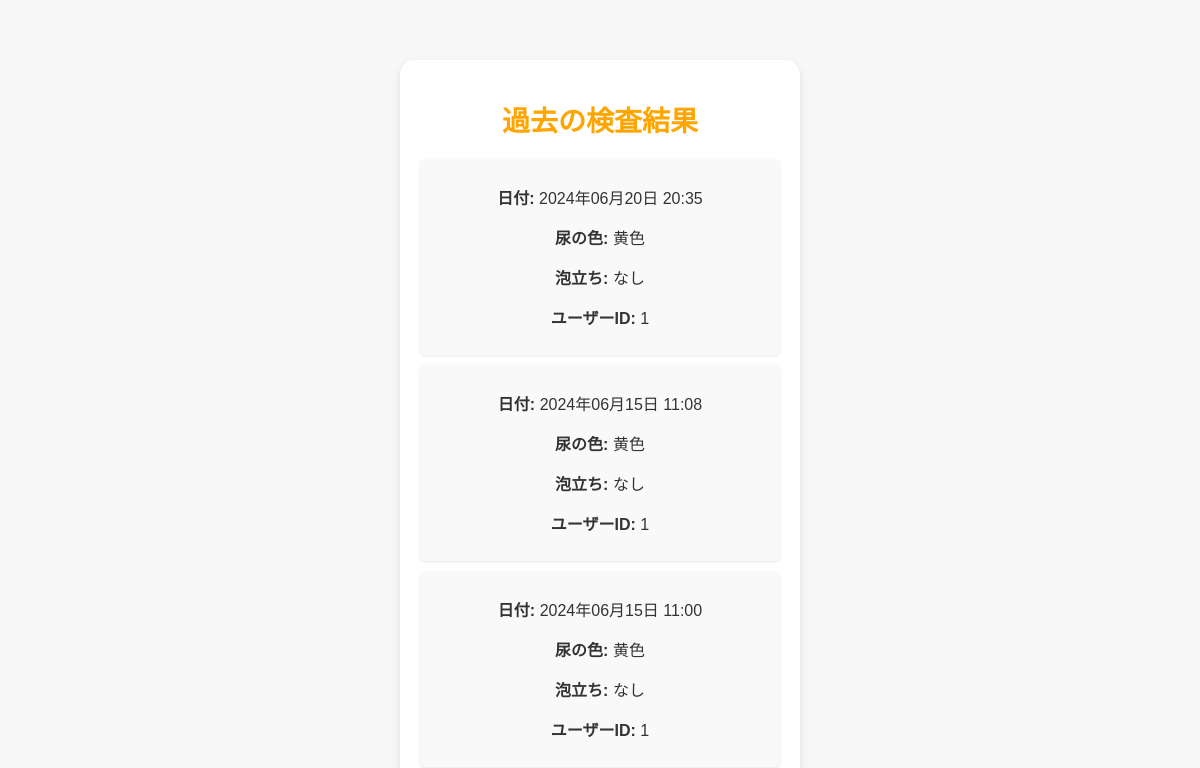
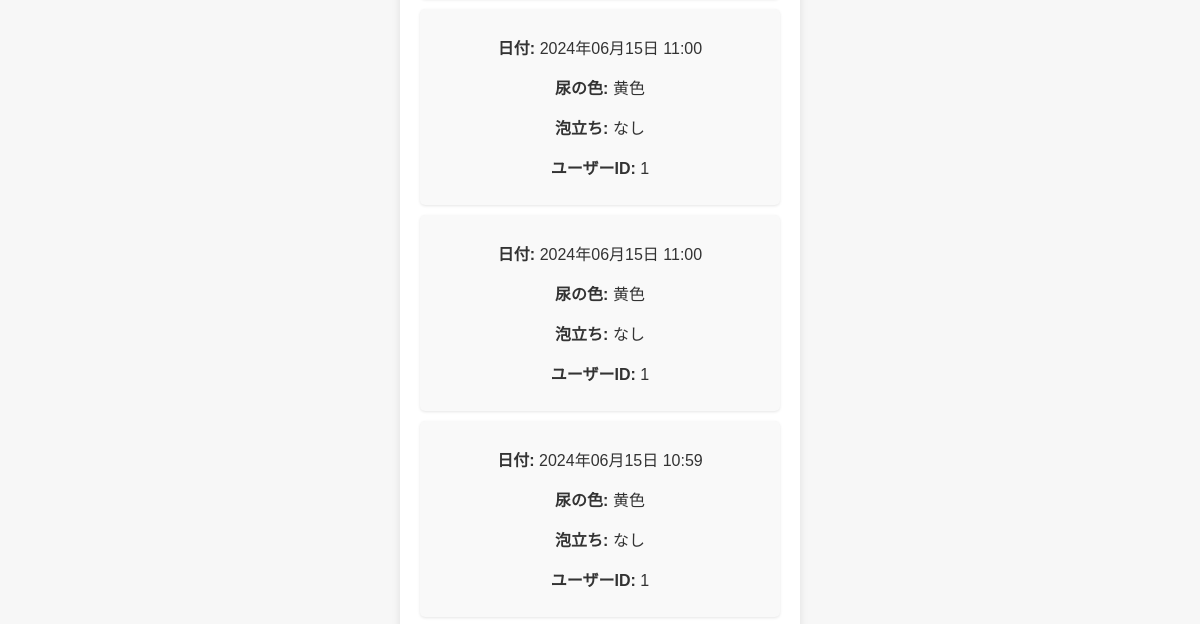
The app's page /history (signed in, upper part), older data (2 pictures, top to bottom).
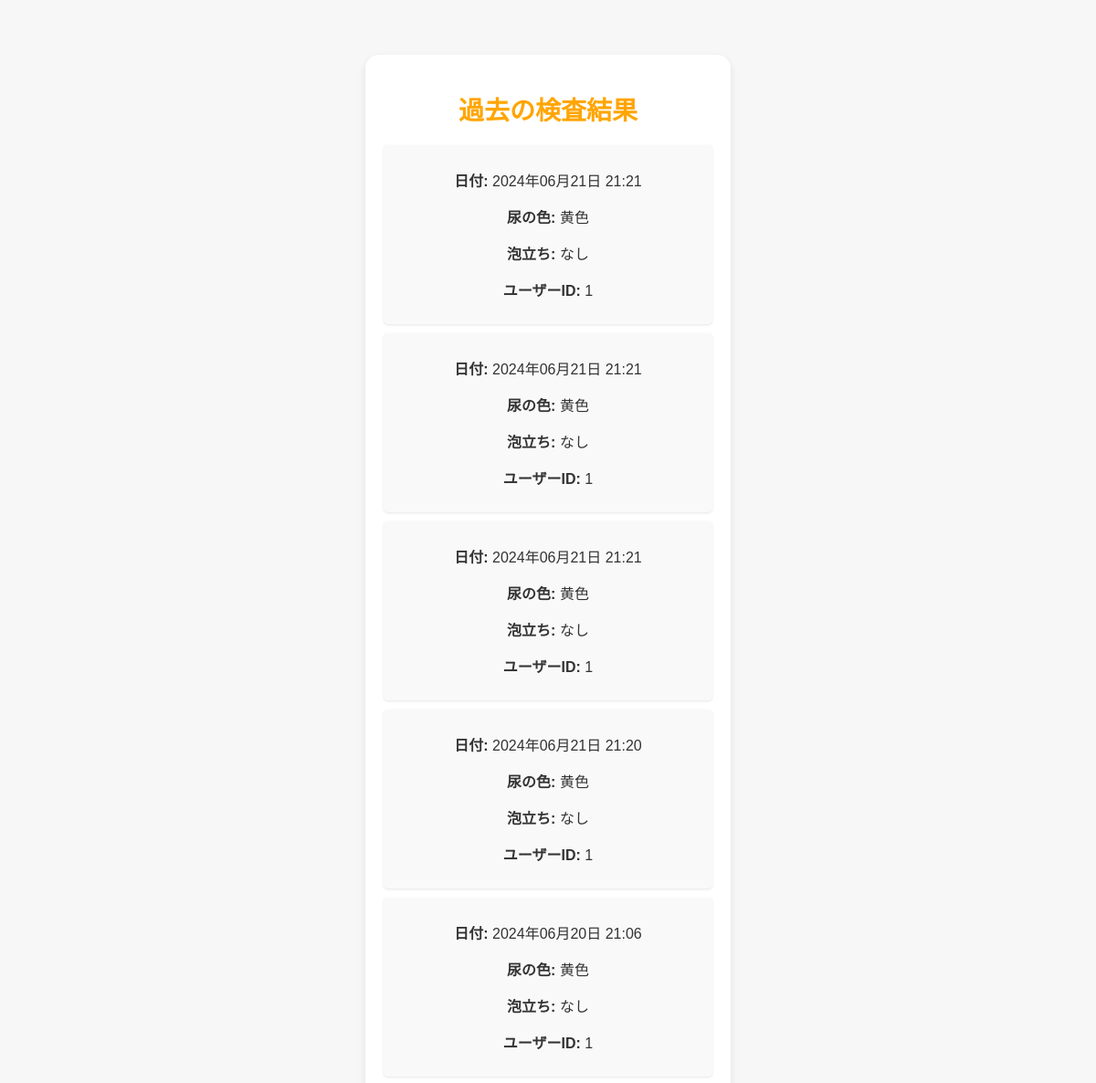
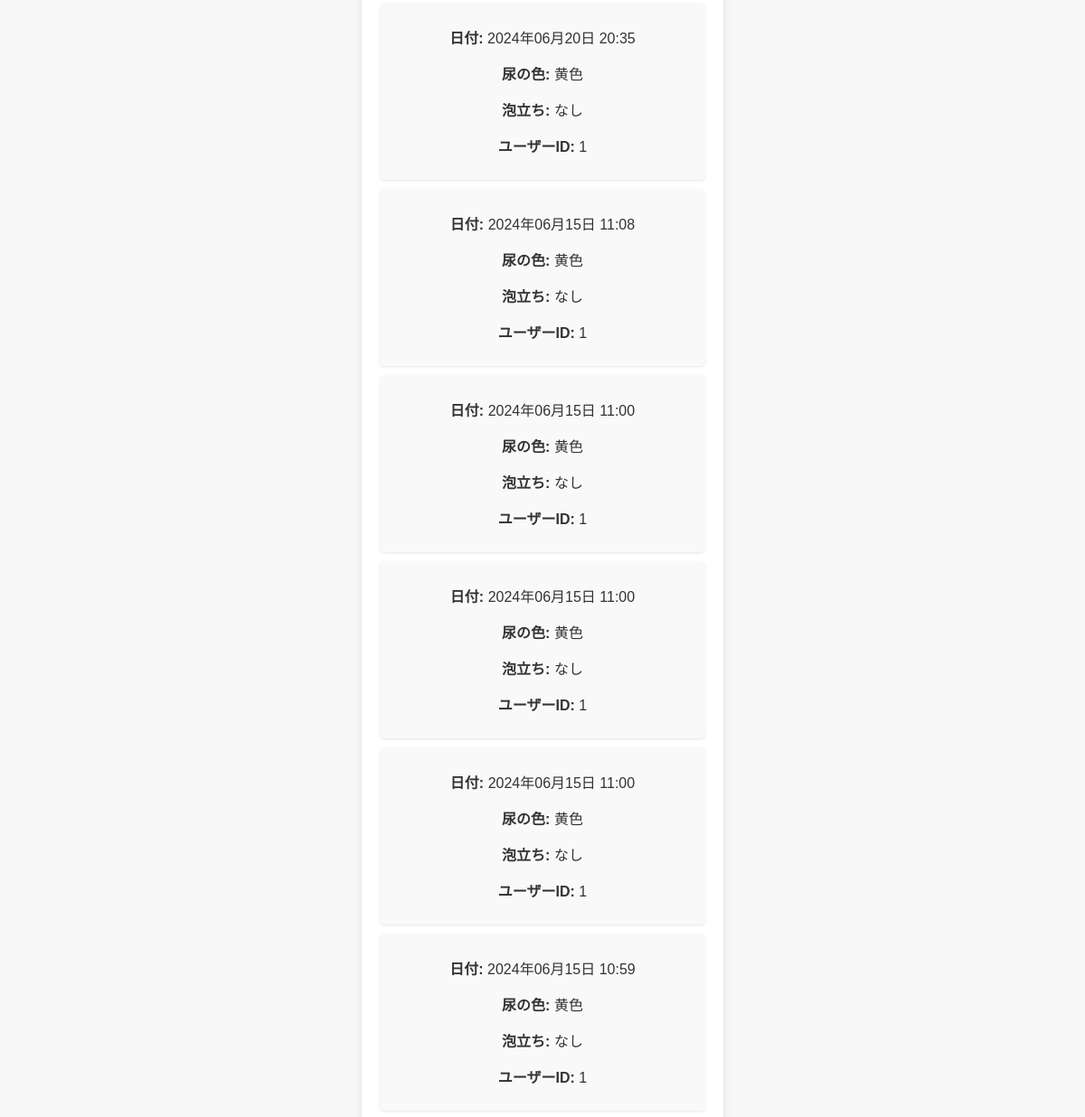
The same page, newer data (2 pictures, top to bottom).
### app.py (models this page shows)
class Result(db.Model):
    id = db.Column(db.Integer, primary_key=True)
    color = db.Column(db.String(20), nullable=False)
    foam = db.Column(db.String(20), nullable=False)
    date = db.Column(db.DateTime, nullable=False, default=datetime.utcnow)
    user_id = db.Column(db.Integer, db.ForeignKey('user.id'), nullable=False)

### app.py (the view)
@app.route('/history')
@login_required
def history():
    results = Result.query.filter_by(user_id=current_user.id).order_by(Result.date.desc()).all()
    return render_template('history.html', results=results)

### app.py (called while the page is built)
@login_manager.user_loader
def load_user(user_id):
    return User.query.get(int(user_id))

### templates/history.html (shortened to what this page needs)
{% extends "layout.html" %}
{% block content %}
    <h1>過去の検査結果</h1>
    <div id="result-list">
        {% for result in results %}
        <div class="result-item">
            <p><strong>日付:</strong> {{ result.date.strftime('%Y年%m月%d日 %H:%M') }}</p>
            <p><strong>尿の色:</strong> {{ result.color }}</p>
            <p><strong>泡立ち:</strong> {{ result.foam }}</p>
            <p><strong>ユーザーID:</strong> {{ result.user_id }}</p>
        </div>
        {% endfor %}
    </div>
{% endblock %}

### templates/layout.html (shortened to what this page needs)
<!DOCTYPE html>
<html lang="ja">
<head>
    <link href="{{ url_for('static', filename='styles.css') }}" rel="stylesheet">
    <link rel="stylesheet" href="https://cdnjs.cloudflare.com/ajax/libs/font-awesome/5.15.3/css/all.min.css">
</head>
<body>
    <div class="container">
        {% block content %}{% endblock %}
    </div>
</body>
</html>

### static/styles.css (style rules this page uses)
body { background-color: #f7f7f7; font-family: 'Helvetica', 'Arial', sans-serif; color: #333; margin: 0; padding-top: 60px; box-sizing: border-box; display: flex; justify-content: center; align-items: flex-start; height: 100vh; }
.container { background-color: #ffffff; padding: 20px; border-radius: 15px; box-shadow: 0 4px 8px rgba(0, 0, 0, 0.1); width: 90%; max-width: 400px; text-align: center; box-sizing: border-box; }
h1 { font-size: 28px; color: #ffa500; margin-bottom: 20px; }
.result-item { background-color: #f9f9f9; padding: 10px; margin-bottom: 10px; border-radius: 5px; box-shadow: 0 1px 3px rgba(0, 0, 0, 0.1); }

Row changes from the older to the newer data that the page shows:
added Result: date "2024年06月21日 21:21", color "黄色", foam "なし", user_id "1"
added Result: date "2024年06月21日 21:21", color "黄色", foam "なし", user_id "1"
added Result: date "2024年06月21日 21:21", color "黄色", foam "なし", user_id "1"
added Result: date "2024年06月21日 21:20", color "黄色", foam "なし", user_id "1"
added Result: date "2024年06月20日 21:06", color "黄色", foam "なし", user_id "1"
